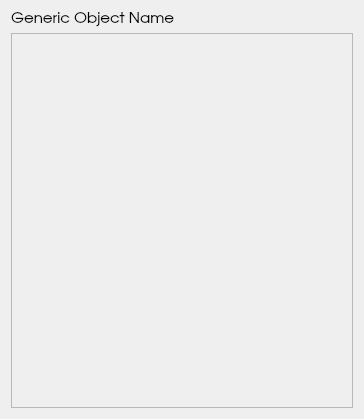
<ui version="4.0" >
 <class>GenericObjectPanelBase</class>
 <widget class="QWidget" name="GenericObjectPanelBase" >
  <property name="geometry" >
   <rect>
    <x>0</x>
    <y>0</y>
    <width>364</width>
    <height>419</height>
   </rect>
  </property>
  <property name="font" >
   <font>
    <family>Droid Sans</family>
    <pointsize>8</pointsize>
   </font>
  </property>
  <property name="windowTitle" >
   <string>Form1</string>
  </property>
  <layout class="QGridLayout" >
   <item row="0" column="0" >
    <widget class="QLabel" name="vrpLabelTitle" >
     <property name="sizePolicy" >
      <sizepolicy vsizetype="Fixed" hsizetype="Preferred" >
       <horstretch>0</horstretch>
       <verstretch>0</verstretch>
      </sizepolicy>
     </property>
     <property name="minimumSize" >
      <size>
       <width>0</width>
       <height>0</height>
      </size>
     </property>
     <property name="font" >
      <font>
       <family>URW Gothic L</family>
       <pointsize>11</pointsize>
      </font>
     </property>
     <property name="text" >
      <string>Generic Object Name</string>
     </property>
     <property name="alignment" >
      <set>Qt::AlignLeading|Qt::AlignLeft|Qt::AlignTop</set>
     </property>
     <property name="wordWrap" >
      <bool>false</bool>
     </property>
    </widget>
   </item>
   <item row="1" column="0" >
    <widget class="QFrame" name="dummyFrame" >
     <property name="frameShape" >
      <enum>QFrame::StyledPanel</enum>
     </property>
     <property name="frameShadow" >
      <enum>QFrame::Raised</enum>
     </property>
    </widget>
   </item>
  </layout>
 </widget>
 <layoutdefault spacing="6" margin="11" />
 <pixmapfunction>qPixmapFromMimeSource</pixmapfunction>
 <resources/>
 <connections/>
</ui>
